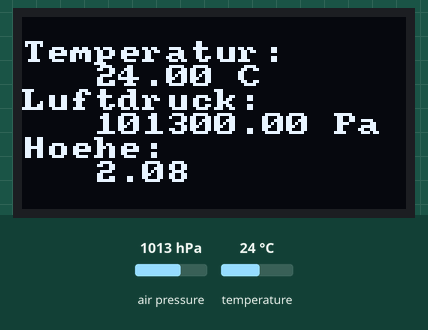
Simulated run of this sketch. Board: Arduino Uno, built with avr-gcc and run on an emulated ATmega328P. Parts: 128×64 one-colour display. Inputs (shaded band) come from the test bench; at power-on: air pressure 1013 hPa, temperature 24 °C. Storage starts empty; what the sketch prints to the serial monitor is not drawn.

Above: at 0.37 s.
At 1.2 s:
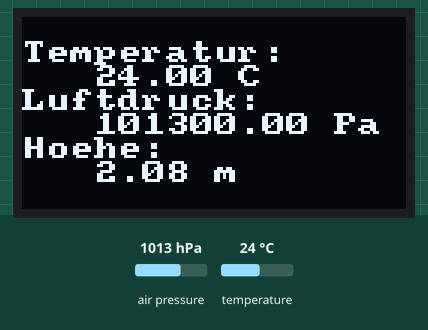
1.3 s: air pressure set to 1025 hPa
At 11.2 s:
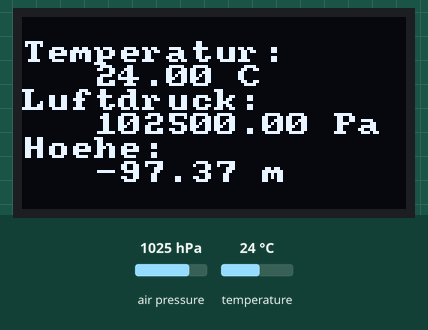
Timing chart, 0 to 12.7 s (numbered marks = the images above; inputs shaded):
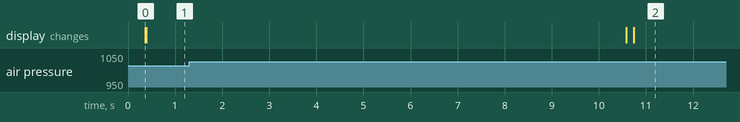

The sketch:

WetterStationLoggerSDCard.ino
```cpp
// SD Karte
#include <SPI.h>
#include <SD.h>
// Sensor kit
#include "Arduino_SensorKit.h"


const int chipSelect = 10;

float pressure;

void setup() {
  Oled.begin();
  Oled.setFlipMode(true);
  Pressure.begin();
  Serial.begin(115200);
  while (!Serial) {
    ;  // wait for serial port to connect. Needed for native USB port only
  }
  Serial.print("Initializing SD card...");

  // see if the card is present and can be initialized:
  if (!SD.begin(chipSelect)) {
    Serial.println("Card failed, or not present");
    // don't do anything more:
    while (1)
      ;
  }
  Serial.println("card initialized.");
}

void loop() {

  // der folgende Zähler läuft nach ca 49 Tagen über
  unsigned long seconds_since_start = millis()/1000;

  // make a string for assembling the data to log:
  String dataString = "";

  Oled.setFont(u8x8_font_amstrad_cpc_extended_r);

  // Get and print temperatures
  Oled.setCursor(0, 1);
  Oled.print("Temperatur: ");
  Oled.setCursor(3, 2);
  Oled.print(Pressure.readTemperature());
  Oled.print(" C   ");  // The unit for  Celsius because        original arduino don't support speical symbols

  dataString += "Sekunden: ";
  dataString += String(seconds_since_start);
  dataString += ", Temperatur: ";
  dataString += String(Pressure.readTemperature());


  // Get and print atmospheric pressure data
  Oled.setCursor(0, 3);
  Oled.print("Luftdruck: ");
  Oled.setCursor(3, 4);
  Oled.print(Pressure.readPressure());
  Oled.print(" Pa   ");

  dataString += " Grad Celsius, Luftdruck: ";
  dataString += String(Pressure.readPressure());

  // Get and print altitude data
  Oled.setCursor(0, 5);
  Oled.print("Hoehe:");
  Oled.setCursor(3, 6);
  Oled.print(Pressure.readAltitude());
  Oled.print(" m  ");

  dataString += " Pa, Hoehe: ";
  dataString += String(Pressure.readAltitude());
  dataString += " m ueber NN";

  Oled.refreshDisplay();    // Update the Display

  // SD Karte schreiben - der Dateiname darf maximal 8.3 Zeichen haben
  // open the file. note that only one file can be open at a time,
  // so you have to close this one before opening another.
  File dataFile = SD.open("wetter.txt", FILE_WRITE);
  // if the file is available, write to it:
  if (dataFile) {
    dataFile.println(dataString);
    dataFile.close();
    // print to the serial port too:
    Serial.println(dataString);
  }
  // if the file isn't open, pop up an error:
  else {
    Serial.println("error opening wetter.txt");
  }

  delay(10000);
}
```

Measured:
- after the input at 1.3 s, the display: first changes after 9.3 s (image 2 shows a later state)
